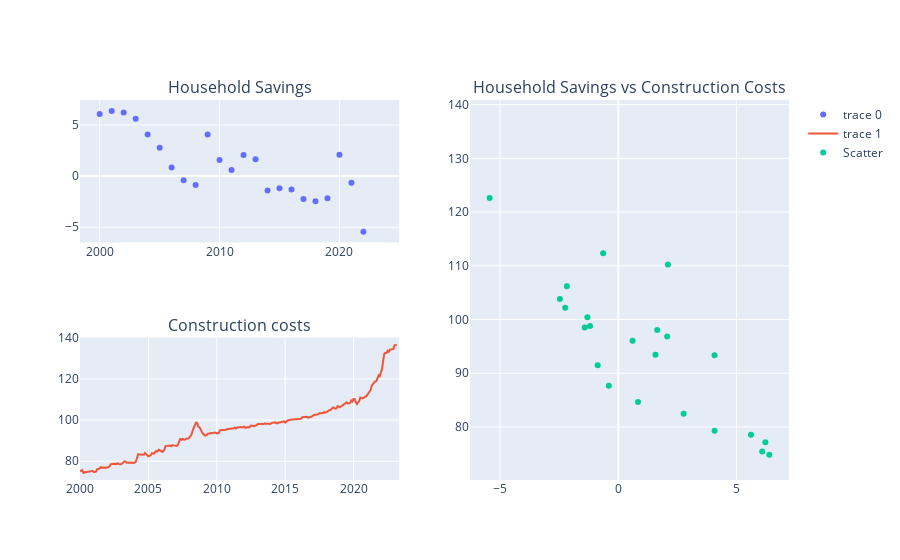

The notebook cell saved with this chart:
### Code cell
#Household Savings vs Constrution costs corr

#aggregate all graphs in one
fig_household_savings_construction_costs = make_subplots(
    rows=2, cols=2,
    specs=[[{}, {'rowspan':2}],
           [{}, None]],
    subplot_titles=("Household Savings","Household Savings vs Construction Costs","Construction costs"))


# line graph for household savings
fig_household_savings_construction_costs.add_trace(go.Scatter(
                 x=df_combined['date'],
                 y=df_combined['household_savings_percent_of_income'], mode='markers'), row=1, col=1)


# line graph for construction Costs
fig_household_savings_construction_costs.add_trace(go.Scatter(
                 x=df_combined['date'],
                 y=df_combined['construction_cost']), 
                  row=2, col=1)


fig_household_savings_construction_costs.add_trace(go.Scatter(
    x=df_combined['household_savings_percent_of_income'],
    y=df_combined['construction_cost'],
    mode='markers',
    name='Scatter'),
    row=1, col=2)


fig_household_savings_construction_costs.show()

### Figure 1 — Plotly figure (JSON) as saved in the notebook; plotly's stock layout.template omitted (floating-point values rounded to 4 significant figures; data arrays with more than 128 entries replaced by an {"elided": "..."} marker saying what was removed)
{"data": [{"mode": "markers", "type": "scatter", "x": {"elided": "281 str values"}, "xaxis": "x", "y": {"elided": "281 float values"}, "yaxis": "y"}, {"type": "scatter", "x": {"elided": "281 str values"}, "xaxis": "x3", "y": {"elided": "281 float values"}, "yaxis": "y3"}, {"mode": "markers", "name": "Scatter", "type": "scatter", "x": {"elided": "281 float values"}, "xaxis": "x2", "y": {"elided": "281 float values"}, "yaxis": "y2"}], "layout": {"annotations": [{"font": {"size": 16}, "showarrow": false, "text": "Household Savings", "x": 0.225, "xanchor": "center", "xref": "paper", "y": 1, "yanchor": "bottom", "yref": "paper"}, {"font": {"size": 16}, "showarrow": false, "text": "Household Savings vs Construction Costs", "x": 0.775, "xanchor": "center", "xref": "paper", "y": 1, "yanchor": "bottom", "yref": "paper"}, {"font": {"size": 16}, "showarrow": false, "text": "Construction costs", "x": 0.225, "xanchor": "center", "xref": "paper", "y": 0.375, "yanchor": "bottom", "yref": "paper"}], "xaxis": {"anchor": "y", "domain": [0, 0.45]}, "xaxis2": {"anchor": "y2", "domain": [0.55, 1]}, "xaxis3": {"anchor": "y3", "domain": [0, 0.45]}, "yaxis": {"anchor": "x", "domain": [0.625, 1]}, "yaxis2": {"anchor": "x2", "domain": [0, 1]}, "yaxis3": {"anchor": "x3", "domain": [0, 0.375]}}}
